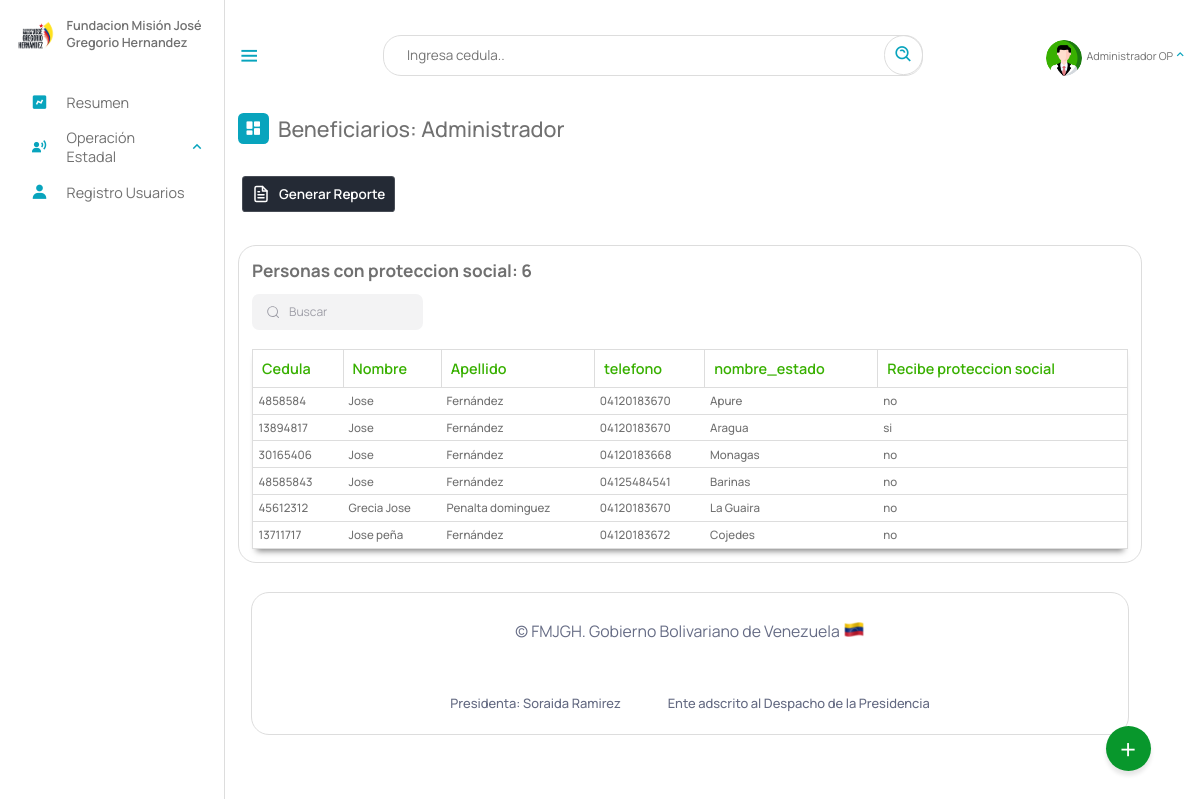
Page /Escritorio/13-proteccionSocial.php (signed in) on the earlier database version.
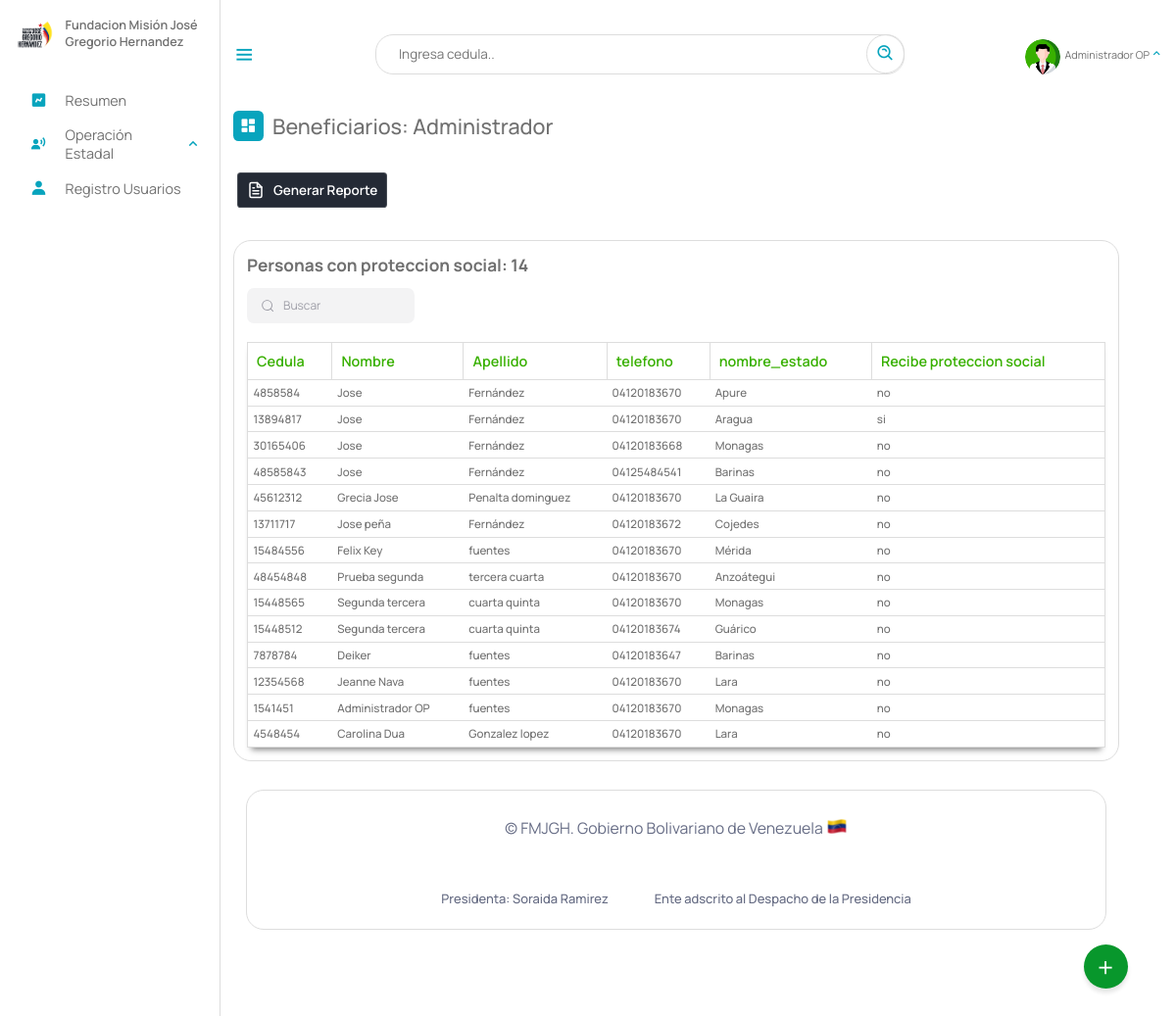
Same page on the later database version.
### tables this page shows
CREATE TABLE `beneficiario` (
  `cedula` int(12) NOT NULL,
  `nombre` text NOT NULL,
  `apellido` text NOT NULL,
  `fecha_naci` date NOT NULL,
  `email` varchar(50) NOT NULL,
  `telefono` varchar(12) NOT NULL,
  `nacionalidad` char(2) NOT NULL,
  `edad` int(2) NOT NULL,
  `sexo` char(1) NOT NULL,
  `edo_civil` text NOT NULL,
  `nro_hijo` int(2) DEFAULT NULL,
  `estado` varchar(10) NOT NULL,
  `municipio` varchar(20) NOT NULL,
  `parroquia` varchar(10) NOT NULL,
  `discapacidad` varchar(10) NOT NULL,
  `atencion_solicitada` varchar(10) NOT NULL,
  `certificado` varchar(50) DEFAULT NULL,
  `registrado_por` text DEFAULT NULL,
  `fecha_registro` date NOT NULL,
  PRIMARY KEY (`cedula`),
  KEY `estado` (`estado`),
  KEY `discapacidad` (`discapacidad`),
  KEY `atencion_solicitada` (`atencion_solicitada`),
  KEY `municipio` (`municipio`),
  KEY `parroquia` (`parroquia`),
  CONSTRAINT `beneficiario_ibfk_1` FOREIGN KEY (`estado`) REFERENCES `estados` (`id_estados`) ON DELETE CASCADE,
  CONSTRAINT `beneficiario_ibfk_2` FOREIGN KEY (`municipio`) REFERENCES `municipios` (`id_municipios`) ON DELETE CASCADE,
  CONSTRAINT `beneficiario_ibfk_3` FOREIGN KEY (`parroquia`) REFERENCES `parroquia` (`id`) ON DELETE CASCADE ON UPDATE CASCADE,
  CONSTRAINT `beneficiario_ibfk_4` FOREIGN KEY (`discapacidad`) REFERENCES `discapacid_e` (`id_e`) ON DELETE CASCADE,
  CONSTRAINT `beneficiario_ibfk_5` FOREIGN KEY (`atencion_solicitada`) REFERENCES `tipoatencion` (`id`) ON DELETE CASCADE
);

CREATE TABLE `estados` (
  `id_estados` varchar(10) NOT NULL,
  `nombre_estado` text NOT NULL,
  PRIMARY KEY (`id_estados`)
);

CREATE TABLE `detalles_institucionales` (
  `id` int(11) NOT NULL AUTO_INCREMENT,
  `cedula` int(11) DEFAULT NULL,
  `proteccion_social` char(3) DEFAULT NULL,
  `institucion_registrado` text DEFAULT NULL,
  PRIMARY KEY (`id`),
  KEY `cedula` (`cedula`),
  CONSTRAINT `detalles_institucionales_ibfk_1` FOREIGN KEY (`cedula`) REFERENCES `beneficiario` (`cedula`) ON DELETE CASCADE ON UPDATE CASCADE
);

### php/01-discapacitados.php (called while the page is built, shortened)
<?php
include_once("ManejadorBD.php");
class Discapacitados extends ManejadorBD
{
	private $cnn;
	public function __construct($tipoConexion)
	{
		$this->cnn = parent::conectar($tipoConexion);
	}
	public function PersonasProteccionSocial()
	{
		try {
			$stmt = $this->cnn->prepare("SELECT beneficiario.cedula, beneficiario.nombre, beneficiario.apellido, beneficiario.telefono, estados.nombre_estado, detalles_institucionales.proteccion_social FROM
				beneficiario, estados, detalles_institucionales WHERE
				beneficiario.estado = estados.id_estados and
				beneficiario.cedula = detalles_institucionales.cedula");
			$stmt->setFetchMode(PDO::FETCH_ASSOC);
			$stmt->execute();
			return $stmt->fetchAll();
		} catch (PDOException $error) {
			echo "Error: ejecutando consulta SQL." . $error->getMessage();
			exit();
		}
	}
}

### php/ManejadorBD.php (called while the page is built, shortened)
<?php
	class ManejadorBD extends PDO {
		public $srv	= SRV;
		public $usr	= USR;
		public $pas	= PAS;
		public $dbn	= BDN;
		public function conectar($tipoConexion){
			try{
				switch ($tipoConexion) {
				    case 1:
				        $dsn = "mysql:host=$this->srv;dbname=$this->dbn";
				        break;
				}
				$dbh = new PDO($dsn, $this->usr, $this->pas);
    			$dbh->setAttribute(PDO::ATTR_ERRMODE, PDO::ERRMODE_EXCEPTION);
			}catch(PDOException $error){
                echo "Error al Conectar con la Base de Datos: ".$error->getMessage();
                exit();
			}
            $this->conexionBD = $dbh;
			return $this->conexionBD;
		}
	}
?>

### Escritorio/13-proteccionSocial.php (the view, shortened to what this page needs)
<?php
include_once("partearriba.php");
?>
<div class="dash-contenido">
    <div class="overview">
        <div class="titulo">
            <i class='bx bxs-dashboard'> </i>
            <span class="link-name">Beneficiarios: <?php echo $rol ?></span>
        </div>
    </div>
 <a href=""> <button class="download-button">
        <div class="docs"> Generar Reporte</div>
        <div class="download">
        </div>
    </button></a>
    <div class="tabla-atencion">
        <h2>Personas con proteccion social:
            <?php
            include_once("../php/01-discapacitados.php");
            $aten = new Discapacitados(1);
            $contar = $aten->PersonasProteccionSocial();
            echo count($contar);
            ?>
        </h2>
        <div class="group">
  <input placeholder="Buscar" id= "buscador" type="search" class="inputt">
</div>
<br>
        <table>
            <thead>
                <tr>
                    <th>Cedula</th>
                    <th>Nombre</th>
                    <th>Apellido</th>
                    <th>telefono</th>
                    <th>nombre_estado</th>
                    <th>Recibe proteccion social</th>
                </tr>
            </thead>
            <tbody id="spr">
                <?php
                include_once("../php/01-discapacitados.php");
                $aten = new Discapacitados(1);
                $consulta = $aten->PersonasProteccionSocial();
                if ($consulta) {
                    foreach ($consulta as $registros) {
                ?>
                        <tr>
                            <td><?php echo $registros["cedula"] ?></td>
                            <td><?php echo $registros["nombre"] ?></td>
                            <td><?php echo $registros["apellido"] ?></td>
                            <td><?php echo $registros["telefono"] ?></td>
                            <td><?php echo $registros["nombre_estado"] ?></td>
                            <td><?php echo $registros["proteccion_social"] ?></td>
                        </tr>
                <?php
                    }
                }
                ?>
            </tbody >
        </table>
    </div>
    <?php
    include_once("parteabajo.php");
    ?>

Differences in the rows shown:
added beneficiario: cedula "15484556", nombre "Felix Key", apellido "fuentes", telefono "04120183670", estado.nombre_estado "Mérida", detalles_institucionales.proteccion_social "no"
added beneficiario: cedula "48454848", nombre "Prueba segunda", apellido "tercera cuarta", telefono "04120183670", estado.nombre_estado "Anzoátegui", detalles_institucionales.proteccion_social "no"
added beneficiario: cedula "15448565", nombre "Segunda tercera", apellido "cuarta quinta", telefono "04120183670", estado.nombre_estado "Monagas", detalles_institucionales.proteccion_social "no"
added beneficiario: cedula "15448512", nombre "Segunda tercera", apellido "cuarta quinta", telefono "04120183674", estado.nombre_estado "Guárico", detalles_institucionales.proteccion_social "no"
added beneficiario: cedula "7878784", nombre "Deiker", apellido "fuentes", telefono "04120183647", estado.nombre_estado "Barinas", detalles_institucionales.proteccion_social "no"
added beneficiario: cedula "12354568", nombre "Jeanne Nava", apellido "fuentes", telefono "04120183670", estado.nombre_estado "Lara", detalles_institucionales.proteccion_social "no"
added beneficiario: cedula "1541451", nombre "Administrador OP", apellido "fuentes", telefono "04120183670", estado.nombre_estado "Monagas", detalles_institucionales.proteccion_social "no"
added beneficiario: cedula "4548454", nombre "Carolina Dua", apellido "Gonzalez lopez", telefono "04120183670", estado.nombre_estado "Lara", detalles_institucionales.proteccion_social "no"
Other differences:
count($contar): "6" → "14"
